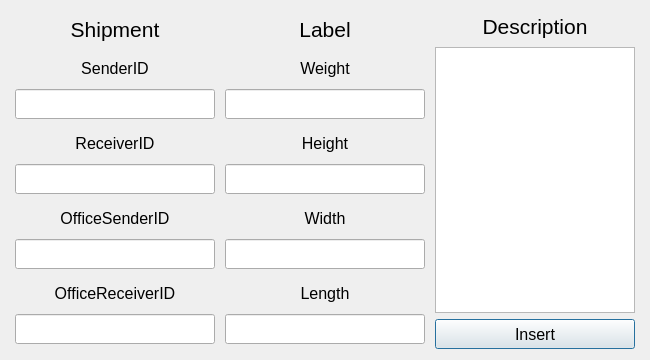
<?xml version="1.0" encoding="UTF-8"?>
<ui version="4.0">
 <class>InsertWindow</class>
 <widget class="QDialog" name="InsertWindow">
  <property name="geometry">
   <rect>
    <x>0</x>
    <y>0</y>
    <width>650</width>
    <height>360</height>
   </rect>
  </property>
  <property name="minimumSize">
   <size>
    <width>650</width>
    <height>360</height>
   </size>
  </property>
  <property name="maximumSize">
   <size>
    <width>650</width>
    <height>360</height>
   </size>
  </property>
  <property name="windowTitle">
   <string>Insert New Values</string>
  </property>
  <layout class="QHBoxLayout" name="horizontalLayout">
   <item>
    <layout class="QVBoxLayout" name="verticalLayout_11">
     <item>
      <widget class="QLabel" name="label_9">
       <property name="minimumSize">
        <size>
         <width>200</width>
         <height>30</height>
        </size>
       </property>
       <property name="maximumSize">
        <size>
         <width>200</width>
         <height>30</height>
        </size>
       </property>
       <property name="font">
        <font>
         <pointsize>16</pointsize>
         <weight>50</weight>
         <bold>false</bold>
        </font>
       </property>
       <property name="text">
        <string>Shipment</string>
       </property>
       <property name="alignment">
        <set>Qt::AlignCenter</set>
       </property>
      </widget>
     </item>
     <item>
      <layout class="QVBoxLayout" name="verticalLayout">
       <item>
        <widget class="QLabel" name="label">
         <property name="minimumSize">
          <size>
           <width>200</width>
           <height>30</height>
          </size>
         </property>
         <property name="maximumSize">
          <size>
           <width>200</width>
           <height>30</height>
          </size>
         </property>
         <property name="font">
          <font>
           <family>Arial</family>
           <pointsize>12</pointsize>
          </font>
         </property>
         <property name="text">
          <string>SenderID</string>
         </property>
         <property name="alignment">
          <set>Qt::AlignCenter</set>
         </property>
        </widget>
       </item>
       <item>
        <widget class="QLineEdit" name="inputSender">
         <property name="minimumSize">
          <size>
           <width>200</width>
           <height>30</height>
          </size>
         </property>
         <property name="maximumSize">
          <size>
           <width>200</width>
           <height>30</height>
          </size>
         </property>
         <property name="font">
          <font>
           <family>Arial</family>
           <pointsize>12</pointsize>
          </font>
         </property>
        </widget>
       </item>
      </layout>
     </item>
     <item>
      <layout class="QVBoxLayout" name="verticalLayout_2">
       <item>
        <widget class="QLabel" name="label_2">
         <property name="minimumSize">
          <size>
           <width>200</width>
           <height>30</height>
          </size>
         </property>
         <property name="maximumSize">
          <size>
           <width>200</width>
           <height>30</height>
          </size>
         </property>
         <property name="font">
          <font>
           <family>Arial</family>
           <pointsize>12</pointsize>
          </font>
         </property>
         <property name="text">
          <string>ReceiverID</string>
         </property>
         <property name="alignment">
          <set>Qt::AlignCenter</set>
         </property>
        </widget>
       </item>
       <item>
        <widget class="QLineEdit" name="inputReceiver">
         <property name="minimumSize">
          <size>
           <width>200</width>
           <height>30</height>
          </size>
         </property>
         <property name="maximumSize">
          <size>
           <width>200</width>
           <height>30</height>
          </size>
         </property>
         <property name="font">
          <font>
           <family>Arial</family>
           <pointsize>12</pointsize>
          </font>
         </property>
        </widget>
       </item>
      </layout>
     </item>
     <item>
      <layout class="QVBoxLayout" name="verticalLayout_5">
       <item>
        <widget class="QLabel" name="label_5">
         <property name="minimumSize">
          <size>
           <width>200</width>
           <height>30</height>
          </size>
         </property>
         <property name="maximumSize">
          <size>
           <width>200</width>
           <height>30</height>
          </size>
         </property>
         <property name="font">
          <font>
           <family>Arial</family>
           <pointsize>12</pointsize>
          </font>
         </property>
         <property name="text">
          <string>OfficeSenderID</string>
         </property>
         <property name="alignment">
          <set>Qt::AlignCenter</set>
         </property>
        </widget>
       </item>
       <item>
        <widget class="QLineEdit" name="inputOSender">
         <property name="minimumSize">
          <size>
           <width>200</width>
           <height>30</height>
          </size>
         </property>
         <property name="maximumSize">
          <size>
           <width>200</width>
           <height>30</height>
          </size>
         </property>
         <property name="font">
          <font>
           <family>Arial</family>
           <pointsize>12</pointsize>
          </font>
         </property>
        </widget>
       </item>
      </layout>
     </item>
     <item>
      <layout class="QVBoxLayout" name="verticalLayout_6">
       <item>
        <widget class="QLabel" name="label_6">
         <property name="minimumSize">
          <size>
           <width>200</width>
           <height>30</height>
          </size>
         </property>
         <property name="maximumSize">
          <size>
           <width>200</width>
           <height>30</height>
          </size>
         </property>
         <property name="font">
          <font>
           <family>Arial</family>
           <pointsize>12</pointsize>
          </font>
         </property>
         <property name="text">
          <string>OfficeReceiverID</string>
         </property>
         <property name="alignment">
          <set>Qt::AlignCenter</set>
         </property>
        </widget>
       </item>
       <item>
        <widget class="QLineEdit" name="inputOReceiver">
         <property name="minimumSize">
          <size>
           <width>200</width>
           <height>30</height>
          </size>
         </property>
         <property name="maximumSize">
          <size>
           <width>200</width>
           <height>30</height>
          </size>
         </property>
         <property name="font">
          <font>
           <family>Arial</family>
           <pointsize>12</pointsize>
          </font>
         </property>
        </widget>
       </item>
      </layout>
     </item>
    </layout>
   </item>
   <item>
    <layout class="QVBoxLayout" name="verticalLayout_12">
     <item>
      <widget class="QLabel" name="label_12">
       <property name="minimumSize">
        <size>
         <width>200</width>
         <height>30</height>
        </size>
       </property>
       <property name="maximumSize">
        <size>
         <width>200</width>
         <height>30</height>
        </size>
       </property>
       <property name="font">
        <font>
         <pointsize>16</pointsize>
         <weight>50</weight>
         <bold>false</bold>
        </font>
       </property>
       <property name="text">
        <string>Label</string>
       </property>
       <property name="alignment">
        <set>Qt::AlignCenter</set>
       </property>
      </widget>
     </item>
     <item>
      <layout class="QVBoxLayout" name="verticalLayout_7">
       <item>
        <widget class="QLabel" name="label_7">
         <property name="minimumSize">
          <size>
           <width>200</width>
           <height>30</height>
          </size>
         </property>
         <property name="maximumSize">
          <size>
           <width>200</width>
           <height>30</height>
          </size>
         </property>
         <property name="font">
          <font>
           <family>Arial</family>
           <pointsize>12</pointsize>
          </font>
         </property>
         <property name="text">
          <string>Weight</string>
         </property>
         <property name="alignment">
          <set>Qt::AlignCenter</set>
         </property>
        </widget>
       </item>
       <item>
        <widget class="QLineEdit" name="inputWeight">
         <property name="minimumSize">
          <size>
           <width>200</width>
           <height>30</height>
          </size>
         </property>
         <property name="maximumSize">
          <size>
           <width>200</width>
           <height>30</height>
          </size>
         </property>
         <property name="font">
          <font>
           <family>Arial</family>
           <pointsize>12</pointsize>
          </font>
         </property>
        </widget>
       </item>
      </layout>
     </item>
     <item>
      <layout class="QVBoxLayout" name="verticalLayout_8">
       <item>
        <widget class="QLabel" name="label_8">
         <property name="minimumSize">
          <size>
           <width>200</width>
           <height>30</height>
          </size>
         </property>
         <property name="maximumSize">
          <size>
           <width>200</width>
           <height>30</height>
          </size>
         </property>
         <property name="font">
          <font>
           <family>Arial</family>
           <pointsize>12</pointsize>
          </font>
         </property>
         <property name="text">
          <string>Height</string>
         </property>
         <property name="alignment">
          <set>Qt::AlignCenter</set>
         </property>
        </widget>
       </item>
       <item>
        <widget class="QLineEdit" name="inputHeight">
         <property name="minimumSize">
          <size>
           <width>200</width>
           <height>30</height>
          </size>
         </property>
         <property name="maximumSize">
          <size>
           <width>200</width>
           <height>30</height>
          </size>
         </property>
         <property name="font">
          <font>
           <family>Arial</family>
           <pointsize>12</pointsize>
          </font>
         </property>
        </widget>
       </item>
      </layout>
     </item>
     <item>
      <layout class="QVBoxLayout" name="verticalLayout_9">
       <item>
        <widget class="QLabel" name="labelW">
         <property name="minimumSize">
          <size>
           <width>200</width>
           <height>30</height>
          </size>
         </property>
         <property name="maximumSize">
          <size>
           <width>200</width>
           <height>30</height>
          </size>
         </property>
         <property name="font">
          <font>
           <family>Arial</family>
           <pointsize>12</pointsize>
          </font>
         </property>
         <property name="text">
          <string>Width</string>
         </property>
         <property name="alignment">
          <set>Qt::AlignCenter</set>
         </property>
        </widget>
       </item>
       <item>
        <widget class="QLineEdit" name="inputWidth">
         <property name="minimumSize">
          <size>
           <width>200</width>
           <height>30</height>
          </size>
         </property>
         <property name="maximumSize">
          <size>
           <width>200</width>
           <height>30</height>
          </size>
         </property>
         <property name="font">
          <font>
           <family>Arial</family>
           <pointsize>12</pointsize>
          </font>
         </property>
        </widget>
       </item>
      </layout>
     </item>
     <item>
      <layout class="QVBoxLayout" name="verticalLayout_10">
       <item>
        <widget class="QLabel" name="label_10">
         <property name="minimumSize">
          <size>
           <width>200</width>
           <height>30</height>
          </size>
         </property>
         <property name="maximumSize">
          <size>
           <width>200</width>
           <height>30</height>
          </size>
         </property>
         <property name="font">
          <font>
           <family>Arial</family>
           <pointsize>12</pointsize>
          </font>
         </property>
         <property name="text">
          <string>Length</string>
         </property>
         <property name="alignment">
          <set>Qt::AlignCenter</set>
         </property>
        </widget>
       </item>
       <item>
        <widget class="QLineEdit" name="inputLength">
         <property name="minimumSize">
          <size>
           <width>200</width>
           <height>30</height>
          </size>
         </property>
         <property name="maximumSize">
          <size>
           <width>200</width>
           <height>30</height>
          </size>
         </property>
         <property name="font">
          <font>
           <family>Arial</family>
           <pointsize>12</pointsize>
          </font>
         </property>
        </widget>
       </item>
      </layout>
     </item>
    </layout>
   </item>
   <item>
    <layout class="QVBoxLayout" name="verticalLayout_14">
     <item>
      <layout class="QVBoxLayout" name="verticalLayout_13">
       <item>
        <widget class="QLabel" name="label_11">
         <property name="minimumSize">
          <size>
           <width>200</width>
           <height>30</height>
          </size>
         </property>
         <property name="maximumSize">
          <size>
           <width>200</width>
           <height>30</height>
          </size>
         </property>
         <property name="font">
          <font>
           <family>Arial</family>
           <pointsize>16</pointsize>
           <weight>50</weight>
           <bold>false</bold>
          </font>
         </property>
         <property name="text">
          <string>Description</string>
         </property>
         <property name="alignment">
          <set>Qt::AlignCenter</set>
         </property>
        </widget>
       </item>
       <item>
        <widget class="QTextEdit" name="inputDescription">
         <property name="minimumSize">
          <size>
           <width>200</width>
           <height>30</height>
          </size>
         </property>
         <property name="maximumSize">
          <size>
           <width>200</width>
           <height>16777215</height>
          </size>
         </property>
         <property name="font">
          <font>
           <family>Arial</family>
           <pointsize>12</pointsize>
          </font>
         </property>
         <property name="html">
          <string>&lt;!DOCTYPE HTML PUBLIC &quot;-//W3C//DTD HTML 4.0//EN&quot; &quot;http://www.w3.org/TR/REC-html40/strict.dtd&quot;&gt;
&lt;html&gt;&lt;head&gt;&lt;meta name=&quot;qrichtext&quot; content=&quot;1&quot; /&gt;&lt;style type=&quot;text/css&quot;&gt;
p, li { white-space: pre-wrap; }
&lt;/style&gt;&lt;/head&gt;&lt;body style=&quot; font-family:'Arial'; font-size:12pt; font-weight:400; font-style:normal;&quot;&gt;
&lt;p style=&quot;-qt-paragraph-type:empty; margin-top:0px; margin-bottom:0px; margin-left:0px; margin-right:0px; -qt-block-indent:0; text-indent:0px; font-family:'MS Shell Dlg 2'; font-size:7.8pt;&quot;&gt;&lt;br /&gt;&lt;/p&gt;&lt;/body&gt;&lt;/html&gt;</string>
         </property>
        </widget>
       </item>
      </layout>
     </item>
     <item>
      <widget class="QPushButton" name="pushButton">
       <property name="minimumSize">
        <size>
         <width>200</width>
         <height>30</height>
        </size>
       </property>
       <property name="maximumSize">
        <size>
         <width>200</width>
         <height>30</height>
        </size>
       </property>
       <property name="font">
        <font>
         <family>Arial</family>
         <pointsize>12</pointsize>
        </font>
       </property>
       <property name="text">
        <string>Insert</string>
       </property>
      </widget>
     </item>
    </layout>
   </item>
  </layout>
 </widget>
 <resources/>
 <connections/>
</ui>
